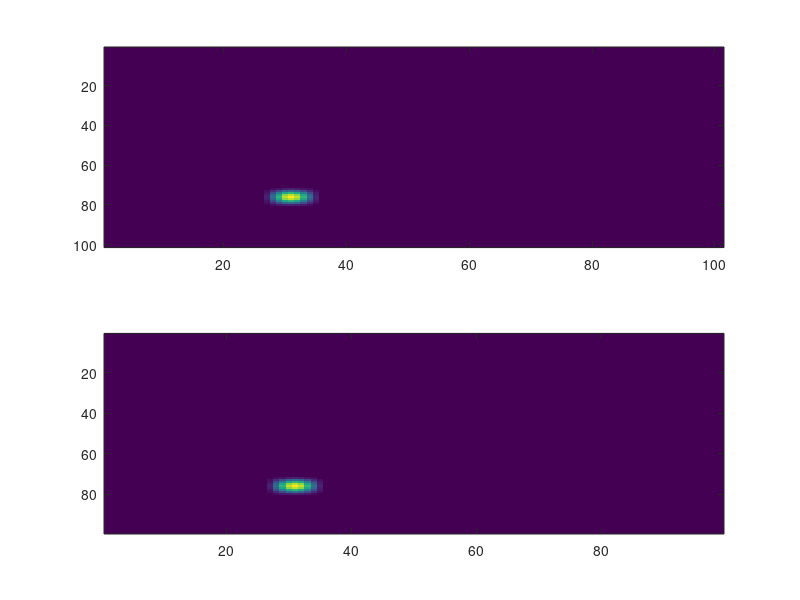

MATLAB code for this plot:
clear all;
% close all

%% raised cosine
%continuous
L = 2;
x = 0:0.01:L;
xw = 0.2;
x0 = 0.3;
xs = x0 - xw/2;
xe = x0 + xw/2;

idx = 1;
e = zeros(size(x))';
for xx = x
    if xx >= xs && xx <= xe
        e(idx) = 0.5 - 0.5 * cos(2*pi * ((xx)-xs) / xw);
    end
    idx = idx + 1;
end

plot(x, e)

%% discrete
w = 11;
N = 100;
l = 0:N;
l0 = 5;
ls = l0 - floor(w/2);
le = l0 + floor(w/2);
E = zeros(size(l))';
idx = 1;
for ll = l
    if ll >= ls && ll <= le
        E(idx) = 0.5 - 0.5 * cos(2*pi * (ll-ls) / w);
    end
    idx = idx + 1;
end
plot(l, E)

%% pluck triangle
%continuous
L = 2;
x = 0:0.01:L;
idx = 1;
eamp = 1;
x0 = 1
for xx = x
    if xx <= x0
        eTri(idx) = eamp / x0 * xx;
    else
        eTri(idx) = eamp / (x0 - L) * (xx - L);

    end
    idx = idx + 1;
end
plot(eTri)

%% discrete
N = 100;
l0 = 40;
l = 0:N;
idx = 1;
for ll = l
    if ll <= l0
        Etri(idx) = eamp / l0 * ll;
    else
        Etri(idx) = eamp / (l0 - N) * (ll - N);

    end
    idx = idx + 1;
end
plot(Etri)


%% 2DRaised cos
Lx = 2;
Ly = 1;
x = 0:0.01:Lx;
y = 0:0.01:Ly;
rw = 0.1;
x0 = 0.3;
y0 = 0.25;

xs = x0 - rw/2;
xe = x0 + rw/2;
ys = y0 - rw/2;
ye = y0 + rw/2;

idxX = 1;
idxY = 1;
e = zeros(length(y), length(x));
for yy = y
    for xx = x
        if xx >= xs && xx <= xe && yy >= ys && yy <= ye
            e(idxY, idxX) = 0.25 * (1-cos(2 * pi * (xx - xs) / rw)) * (1-cos(2 * pi * (yy - ys) / rw));   
        else
            e(idxY, idxX) = 0;
        end
        idxX = idxX + 1;
    end
    idxY = idxY + 1;
    idxX = 1;
end
imagesc(e)

%% discrete
Nx = 100;
Ny = 100;
l = 0:Nx;
m = 0:Ny;
l0 = floor(0.3 * Nx);
m0 = floor(0.75 * Ny);
rwDisc = 10;
ls = l0 - floor(rwDisc/2);
le = l0 + floor(rwDisc/2);
ms = m0 - floor(rwDisc/2);
me = m0 + floor(rwDisc/2);


e = zeros(Ny-1, Nx-1);
idxX = 1;
idxY = 1;

for mm = m
    for ll = l
        if ll >= ls && ll <= le && mm >= ms && mm <= me
            e(idxY, idxX) = 0.25 * (1-cos(2 * pi * (ll - ls) / rwDisc)) * (1-cos(2 * pi * (mm - ms) / rwDisc));   
        else
            e(idxY, idxX) = 0;
        end
        idxX = idxX + 1;
    end
    idxY = idxY + 1;
    idxX = 1;
end
subplot(211)
imagesc(e)

%% using hann windows
e = zeros(Ny-1, Nx-1);
% discrepancy is due to the 1-based nature of matlab
e(ms+1:me+1, ls+1:le+1) = hann(rwDisc+1) * hann(rwDisc+1)';
subplot(212)
imagesc(e)
